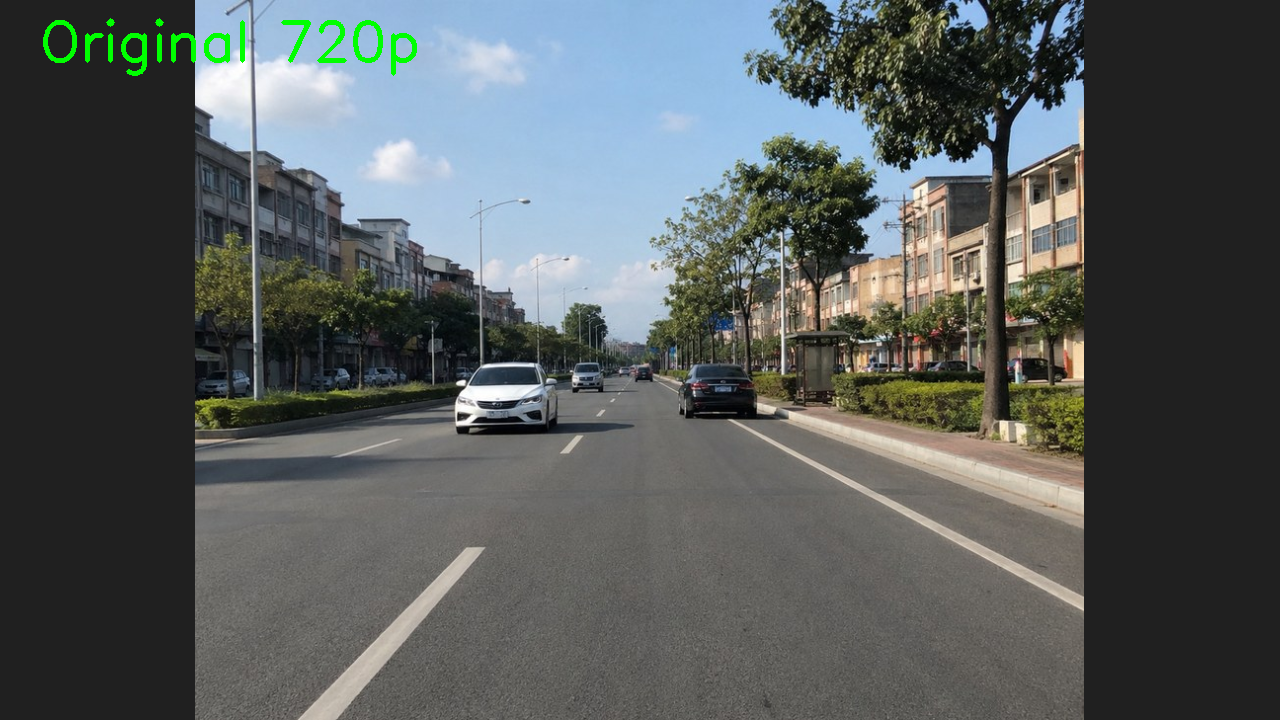
#> input picture work/algorithm_lab/samples/sample_city.png, 1280 x 720 px; its folder holds only this picture in this run
$ python -i integration_preview.py   (imports and definitions only)   (older library calls are emulated)
#> lines starting #> are read from the running program, lines starting #| are printed output that depends on the picture; after the words box and inside, x2 and y2 are one past the last pixel; in counts of white or black regions, pixels touching at a corner belong together
"""Integration preview: traditional color-range detection + Sobel for the
first-integration (B1) pixel contract, before any RTL is written.

Follows the software-first protocol: a float visual reference and an integer
hardware-equivalent model for the same algorithm so the two can be diffed.
"""

from typing import Dict, Any, Tuple

import cv2
import numpy as np

from .base import BaseAlgorithm

COLOR_LABEL = "COLOR_RANGE"
DETECTOR_KIND = "COLOR_RANGE"

STATUS_INIT = "INIT"
STATUS_VALID = "VALID"
STATUS_EMPTY = "EMPTY"
STATUS_STALE = "STALE"
STATUS_ERROR = "ERROR"

MODE_RAW = 0
MODE_EDGE = 1
MODE_TOON = 2
MODE_NAMES = {MODE_RAW: "RAW", MODE_EDGE: "EDGE", MODE_TOON: "TOON"}

SOBEL_KERNEL_X = np.array([[-1, 0, 1], [-2, 0, 2], [-1, 0, 1]], dtype=np.int32)
SOBEL_KERNEL_Y = np.array([[-1, -2, -1], [0, 0, 0], [1, 2, 1]], dtype=np.int32)


# [48 lines left out: functions rgb_to_ycbcr, color_mask, global_box, not called in this run]


def sobel_edges(image_rgb: np.ndarray, threshold: int = 80, integer: bool = False) -> np.ndarray:
    """|Gx| + |Gy| thresholded to a 0/255 uint8 edge image."""
#> called with threshold = 80, integer = False
    gray = cv2.cvtColor(image_rgb, cv2.COLOR_RGB2GRAY)
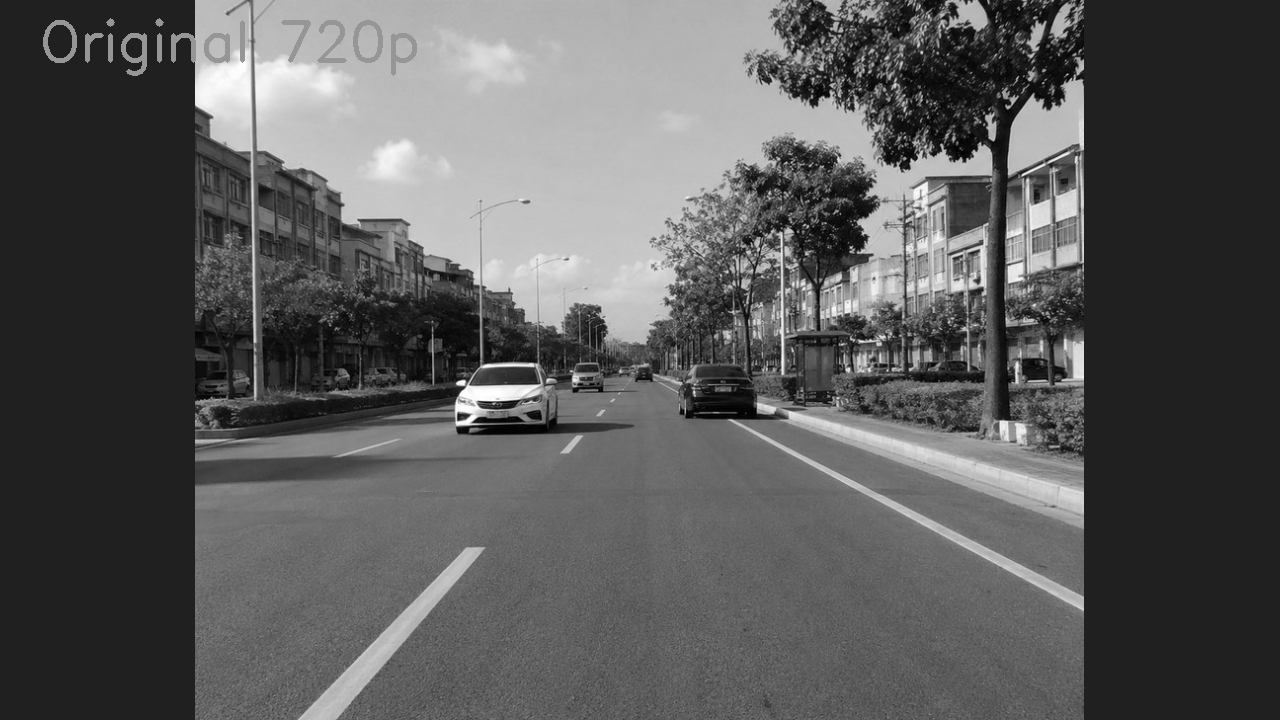
#> gray: shape (720, 1280); min 1, max 255, mean 91
    if integer:
        src = gray.astype(np.int32)
        gx = cv2.filter2D(src, cv2.CV_32S, SOBEL_KERNEL_X, borderType=cv2.BORDER_REPLICATE)
        gy = cv2.filter2D(src, cv2.CV_32S, SOBEL_KERNEL_Y, borderType=cv2.BORDER_REPLICATE)
    else:
        src = gray.astype(np.float32)
        gx = cv2.Sobel(src, cv2.CV_32F, 1, 0, ksize=3, borderType=cv2.BORDER_REPLICATE)
        gy = cv2.Sobel(src, cv2.CV_32F, 0, 1, ksize=3, borderType=cv2.BORDER_REPLICATE)
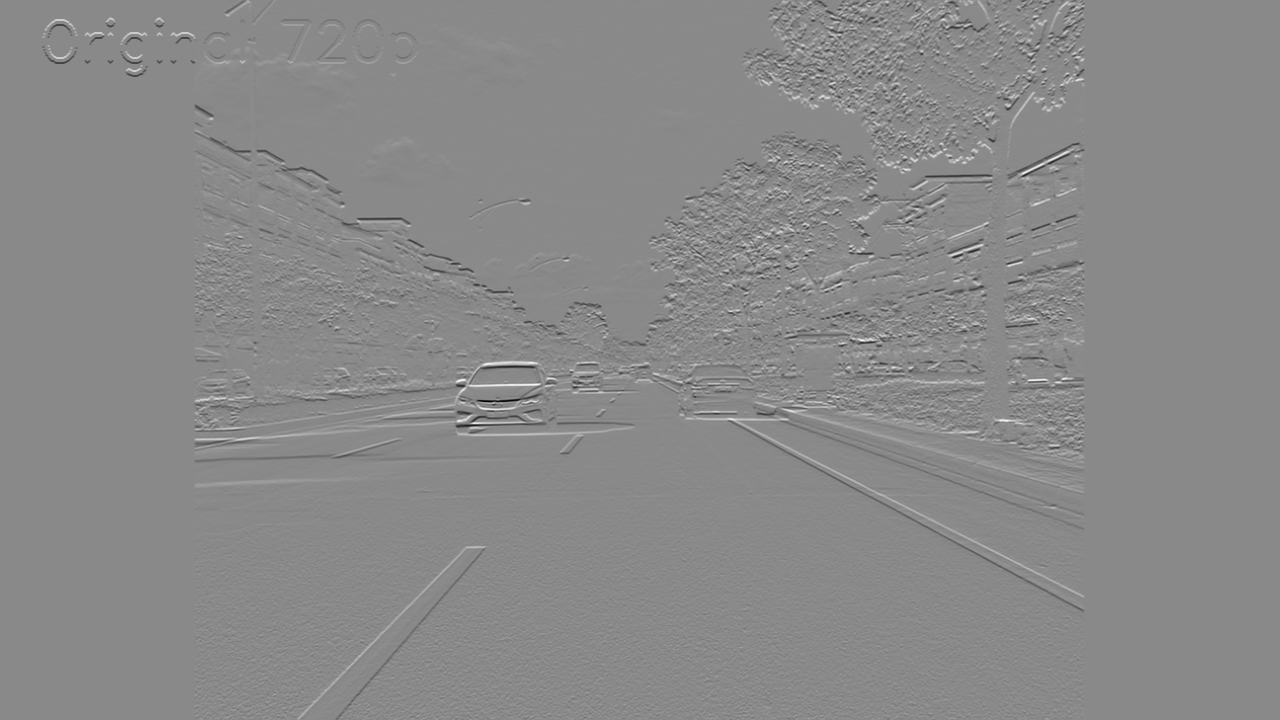
#> gy: shape (720, 1280) float32; min -967, max 823, mean -0.4; drawn with min black and max white
    mag = np.abs(gx) + np.abs(gy)
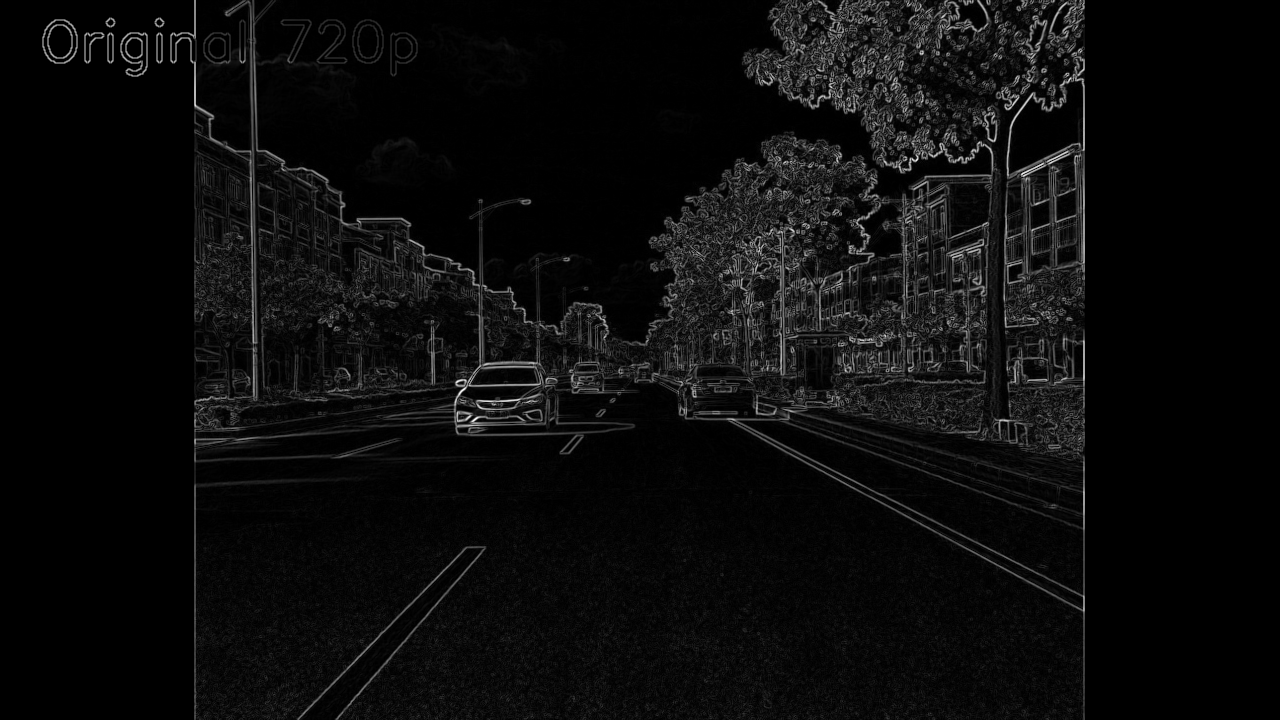
#> mag: shape (720, 1280) float32; min 0, max 1144, mean 54.2; drawn with min black and max white
    return (mag >= threshold).astype(np.uint8) * 255
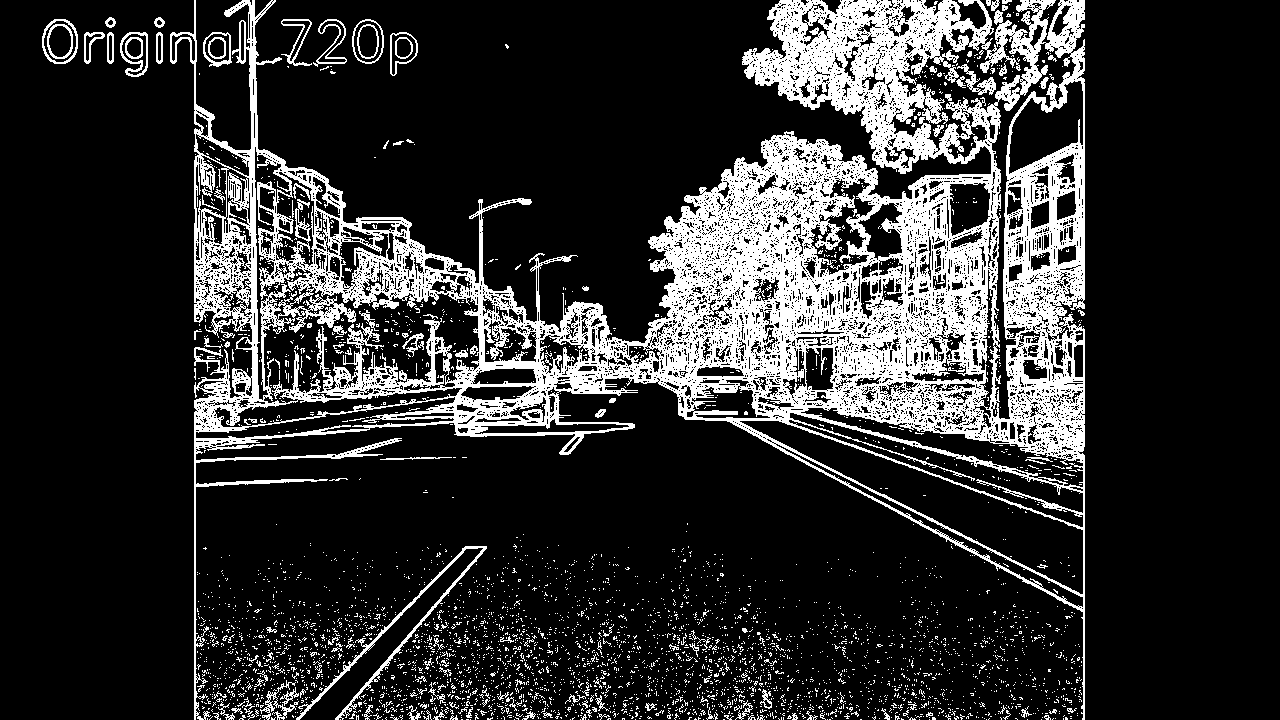
#> returned value: shape (720, 1280); 18.8% white; 4169 white regions (4026 under 20 px), largest, box (x1, y1, x2, y2) and area: (170, 0, 1085, 720) 151777, (296, 546, 487, 720) 1700, (957, 64, 996, 95) 374


# [55 lines left out: functions result_text, annotate_frame, annotate_with_previous_frame, not called in this run]


class FrameResultTracker:
    """Confirm/clear hysteresis, one-shot events, and display snapshots.

    Distinct capture frames only: a repeated capture_frame_id is idempotent and
    never emits a second event. Display commits never create events.
    """

    # [73 lines left out: functions __init__, update, on_display, not called in this run]

    def snapshot(self):
        return dict(self.current)

    # [27 lines left out: function _snapshot, not called in this run]


class IntegrationPreviewAlgorithm(BaseAlgorithm):
    algorithm_id = "integration_preview"
    display_name = "Integration Preview (集成预览: 颜色检测 + Sobel)"
    category = "Integration"
    description = (
        "First-integration (B1) preview: original / Sobel modes, traditional "
        "color-range detection with one global bounding box, previous-frame box "
        "drawn on the next displayed frame, and one-shot confirm/clear events."
    )
    source_reference = (
        "docs/development/integration-plan.md / "
        "docs/experiments/2026-10-16-lab3-integration-audit.md"
    )
    license = "MIT"

    # [37 lines left out: function get_parameter_specs, not called in this run]

    def _mode_code(self, mode: str) -> int:
        return MODE_EDGE if mode == "edge" else MODE_RAW

    # [47 lines left out: functions _params, _render, not called in this run]

    def process_visual_reference(self, image_rgb: np.ndarray, params: Dict[str, Any]) -> Tuple[np.ndarray, Dict[str, Any]]:
        return self._render(image_rgb, self._params(params), integer=False)

    def process_hardware_equivalent(self, image_rgb: np.ndarray, params: Dict[str, Any]) -> Tuple[np.ndarray, Dict[str, Any]]:
        return self._render(image_rgb, self._params(params), integer=True)

>>> import cv2
>>> picture = cv2.cvtColor(cv2.imread('../samples/sample_city.png'), cv2.COLOR_BGR2RGB)
>>> result = sobel_edges(picture)
